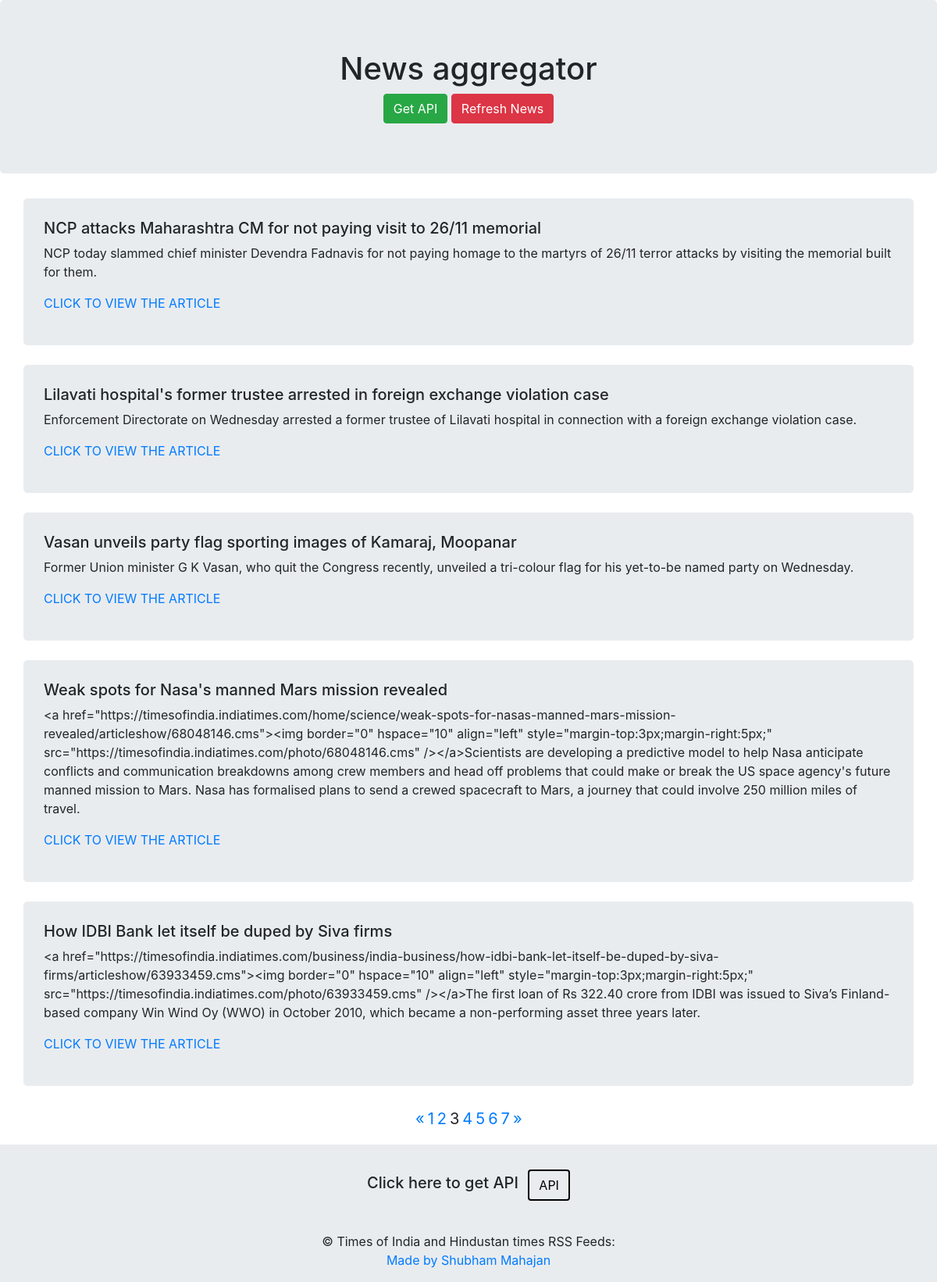
/?page=3, run on the app's committed database.
### myapp/models.py (models this page shows, shortened)
class News(models.Model):
    title = models.TextField(null=True, blank=True)
    description = models.TextField(null=True, blank=True)
    link = models.URLField(max_length=250, null=True, blank=True)
    pubdate = models.CharField(max_length=100, null=True, blank=True)
    news_bool = models.BooleanField(default=False)

### myapp/views.py (the view)
# urls.py: path('', views.index, name='news'),
def index(request):
    qs = News.objects.all()
    page = request.GET.get('page', 1)
    paginator = Paginator(qs, 5)
    try:
        news = paginator.page(page)
    except PageNotAnInteger:
        news = paginator.page(1)
    except EmptyPage:
        news = paginator.page(paginator.num_pages)
    context = {
       'qs': qs,
       'news': news
    }
    return render(request, "news.html", context)

### templates/news.html (shortened to what this page needs)
{% load index %}
<!DOCTYPE html>
<html>
<head>
    <link rel="stylesheet" href="https://maxcdn.bootstrapcdn.com/bootstrap/4.0.0/css/bootstrap.min.css"
>
</head>
<body>
    <div class="jumbotron">
        <center>
            <h1>News aggregator</h1>
            <a href="{% url 'news-api' %}" class="btn btn-success" target="_blank">Get API</a>
            <a href="{% url 'news' %}" class="btn btn-danger">Refresh News</a>
        </center>
    </div>
    <div class="container">
        <div class="row">
            {%for item in news%}
            <div class="col-12 properties">
                <h5>{{item.title}} </h5>
                <p>{{item.description}}</p>
                <p><a href="{{item.link}}" target="_blank">CLICK TO VIEW THE ARTICLE</a></p>
            </div>
            {% endfor %}
            <div class="pagination-div">
                {% if news.has_other_pages %}
                <ul class="pagination ul-style">
                    {% if news.has_previous %}
                    <li class="li-style"><a href="?page={{ news.previous_page_number }}">&laquo;</a></li>
                    {% else %}
                    <li class="disabled li-style"><span>&laquo;</span></li>
                    {% endif %}
                    {% for i in news.paginator.page_range %}
                    {% if news.number == i %}
                    <li class="active li-style"><span>{{ i }} <span class="sr-only">(current)</span></span></li>
                    {% else %}
                    <li class="li-style"><a href="?page={{ i }}">{{ i }}</a></li>
                    {% endif %}
                    {% endfor %}
                    {% if news.has_next %}
                    <li class="li-style"><a href="?page={{ news.next_page_number }}">&raquo;</a></li>
                    {% else %}
                    <li class="disabled li-style"><span>&raquo;</span></li>
                    {% endif %}
                </ul>
                {% endif %}
            </div>
        </div>
    </div>
    <footer class="page-footer font-small unique-color-dark pt-4">
        <div class="container">
            <ul class="list-unstyled list-inline text-center py-2">
                <li class="list-inline-item">
                    <h5 class="mb-1">Click here to get API</h5>
                </li>
                <li class="list-inline-item">
                    <a href="{% url 'news-api' %}" class="btn btn-outline-white btn-rounded" target="_blank">API</a>
                </li>
            </ul>
        </div>
        <div class="footer-copyright text-center py-3">© Times of India and Hindustan times RSS Feeds:
            <br><a href="#"> Made by Shubham Mahajan</a>
        </div>
    </footer>
</body>
</html>

### templates/news.html (style rules this page uses)
.properties { background-color: #e9ecef; border: 1px solid #e9ecef; border-radius: 5px; margin-bottom: 25px; padding: 25px; }
.li-style { box-sizing: border-box; padding: 2px; }
.ul-style { display: flex; padding-left: 500px; list-style: none; border-radius: .25rem; font-size: 20px; }
.btn-rounded { color: black; border: 2px solid; }
.page-footer { background-color: #e9ecef; }

### data on the page
News: title "NCP attacks Maharashtra CM for not paying visit to 26/11 memorial", description "NCP today slammed chief minister Devendra Fadnavis for not paying homage to the martyrs of 26/11 terror attacks by visiting the memorial built for them."
News: title "Lilavati hospital's former trustee arrested in foreign exchange violation case", description "Enforcement Directorate on Wednesday arrested a former trustee of Lilavati hospital in connection with a foreign exchange violation case."
News: title "Vasan unveils party flag sporting images of Kamaraj, Moopanar", description "Former Union minister G K Vasan, who quit the Congress recently, unveiled a tri-colour flag for his yet-to-be named party on Wednesday."
News: title "Weak spots for Nasa's manned Mars mission revealed", description "<a href=\"https://timesofindia.indiatimes.com/home/science/weak-spots-for-nasas-manned-mars-mission-revealed/articleshow/68048146.cms\"><img border=\"0\" hspace=\"10\" align=\"left\" style=\"margin-top:3px;margin-right:5px;\" src=\"https://timesofindia.indiatimes.com/photo/68048146.cms\" /></a>Scientists are developing a predictive model to help Nasa anticipate conflicts and communication breakdowns among crew members and head off problems that could make or break the US space agency's future manned mission to Mars. Nasa has formalised plans to send a crewed spacecraft to Mars, a journey that could involve 250 million miles of travel."
News: title "How IDBI Bank let itself be duped by Siva firms", description "<a href=\"https://timesofindia.indiatimes.com/business/india-business/how-idbi-bank-let-itself-be-duped-by-siva-firms/articleshow/63933459.cms\"><img border=\"0\" hspace=\"10\" align=\"left\" style=\"margin-top:3px;margin-right:5px;\" src=\"https://timesofindia.indiatimes.com/photo/63933459.cms\" /></a>The first loan of Rs 322.40 crore from IDBI was issued to Siva’s Finland-based company Win Wind Oy (WWO) in October 2010, which became a non-performing asset three years later."

### other printed values
{{ i }} "1" "2" "4" "5" "6" "7"
{{ i }} "3"
